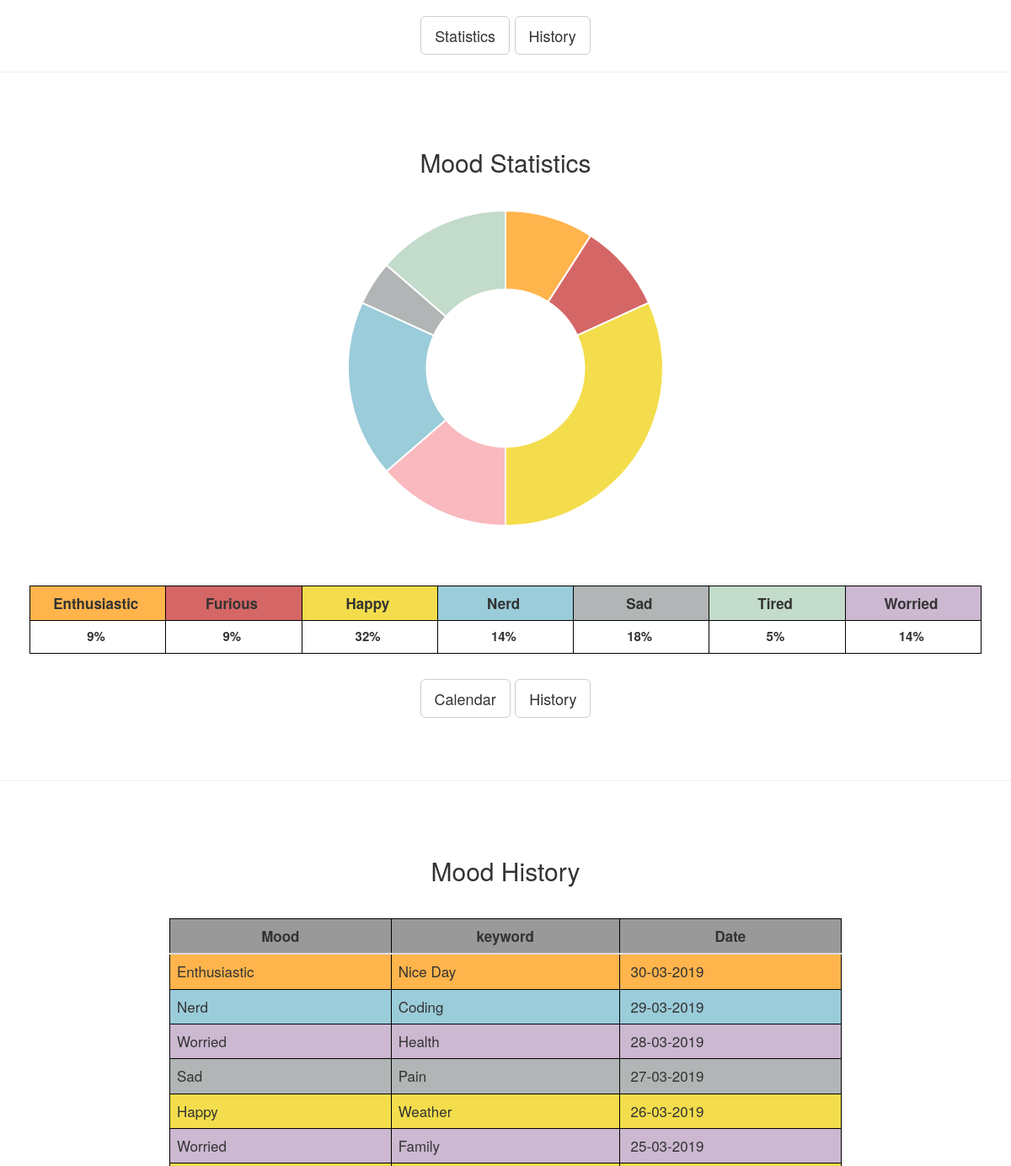
/mcalendar/2/2019 (middle part), run on an earlier commit of the app's database.
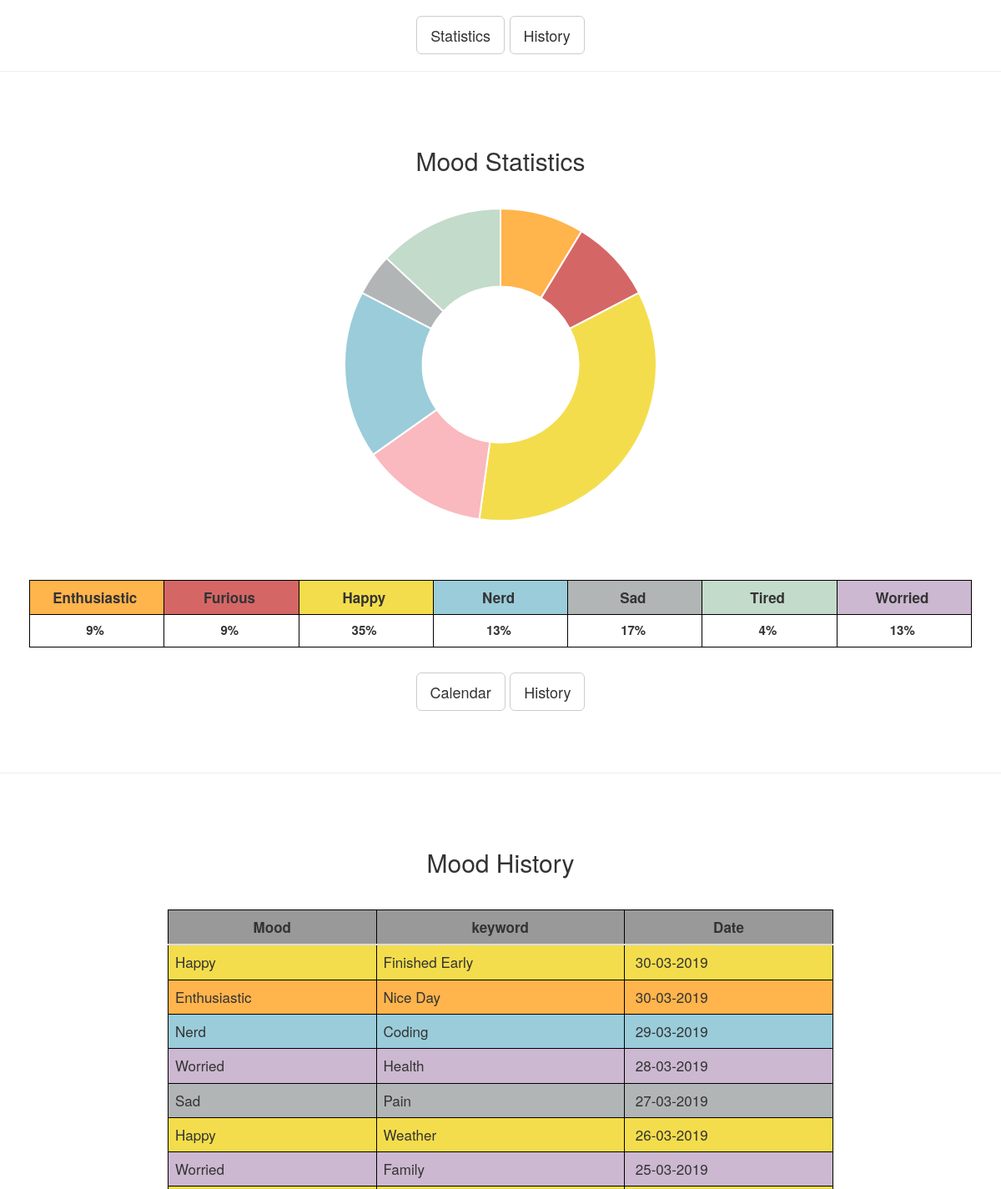
And on a later commit of the database.
### tables this page shows
CREATE TABLE post (
    id INTEGER PRIMARY KEY AUTOINCREMENT , 
    created TIMESTAMP NOT NULL DEFAULT CURRENT_TIMESTAMP,
    mood TEXT NOT NULL,
    body TEXT NOT NULL
);

### __init__.py (the view)
    @app.route("/mcalendar/", defaults={'month':None, 'year':None},  methods=["GET", "POST"])
    @app.route("/mcalendar/<month>/<year>", methods=["GET", "POST"])
    def mcalendar(month, year):
        if month is None:
            month = datetime.date.today().month
        else:
            month=int(month)
        if year is None:
            year = datetime.date.today().year
        else:
            year=int(year)
        db = get_db()
        posts = db.execute(
            'SELECT id, mood, body, created'
            ' FROM post'
            ' ORDER BY created DESC'
        ).fetchall()
        cal = calendar.Calendar(6)
        today = datetime.date.today().day
        calmonth = cal.monthdatescalendar(year,month)
        previous_month, previous_year= previous_date(month, year)
        next_month, next_year= next_date(month, year)
        posts2 = db.execute(
            'SELECT mood, count(*)'
            ' FROM post'
            ' GROUP BY mood'
        ).fetchall()
        mood_labels = []
        count_mood = []
        for post in posts2:
           mood_labels.append(post['mood'])
           count_mood.append(post['count(*)'])
        total = sum(count_mood)
        return render_template(
            "mcalendar.html",
            posts=posts,
            mood_colour=mood_colour,
            calmonth = calmonth,
            month = month,
            today = today,
            year = year,
            find_mood_for_date = find_mood_for_date,
            mood_emoji = mood_emoji,
            mood_colour_cal=mood_colour_cal,
            previous_month=previous_month,
            previous_year=previous_year,
            next_month=next_month,
            next_year=next_year,
            month_converter=month_converter,
            mood_labels=mood_labels,
            count_mood=count_mood,
            average=average,
            total=total,
            )

### db.py (called while the page is built)
def get_db():
    if 'db' not in g:
        g.db = sqlite3.connect(
            current_app.config['DATABASE'],
            detect_types=sqlite3.PARSE_DECLTYPES
        )
        g.db.row_factory = sqlite3.Row
    return g.db

### templates/mcalendar.html (shortened to what the changed rows need)
{% extends "base.html" %}
{% block body %}
<div class="container" >
    <div class="responsive">
        <div class="graph_container" id="graph" >
            <h2 class="text-center">Mood Statistics</h2>
            <canvas id="canvas" width="900" height="300"></canvas>
            <div class='table-responsive' >
                <table class="table" id="graph_table">
                    <tr class="table_row">
                        {% for item in mood_labels %}
                            <th class="table_labels" style="background-color: {{ mood_colour(item) }}">{{ item }} </th>
                        {% endfor %}
                    </tr>
                    <tr>
                        {% for items in count_mood %}
                        <th class="text-center">{{ average(items, total) }}% </th>
                        {% endfor %}
                    </tr>
                </table>
            </div>
            <div class="center-text graph_links">
                <a href= "#calendar" class="btn btn-lg btn-default" role="button" > Calendar</a>
                <a href= "#history" class="btn btn-lg btn-default" role="button" >History</a>
            </div>
        </div>
    </div>
</div>
<div class="container" id='history'>
        <div class="responsive">
            <section>
                <h2 class="text-center">Mood History</h2>
                <table class="table post">
                    <tr >
                        <th class="table_months">Mood</th>
                        <th class="table_months">keyword</th>
                        <th class="table_months">Date</th>
                    </tr>
                   <tbody class="table_body">
                    {% for post in posts %}
                    <tr  style="background-color: {{ mood_colour(post['mood']) }} ">
                        <td class="table_history">{{ post['mood'] }}</td>
                        <td class="table_history">{{ post['body'] }} </td>
                        <td class="table_history"> {{ post['created'].strftime('%d-%m-%Y')  }}</td>
                    </tr>
                    {% endfor %}
                    </tbody>
                </table>
            </section>
        </div>
</div>
<script>
    var config = {
    		type: 'doughnut',
    		data: {
    			datasets: [{
    					data: [
                			{% for item in count_mood  %}
                				"{{item}}"  ,
                			{% endfor %}
    						],
    					backgroundColor: [
                                    'rgb(255, 148, 0, 0.7)',//enthusiastic
									//'#efa123',
                                    'rgb(186, 0, 0, 0.6)',//furious
									//"#ba2112",
                                    'rgb(239, 207, 0, 0.7)',//happy
									//'#eada2c',
                                    'rgb(239, 81, 94, 0.4)', //love
    							    //'#f52394',
                                    'rgb(4, 128, 163, 0.4)',//nerd
									//'#1093b7',
                                    'rgb(62, 70, 71, 0.4)', //sad
									//'#567477',
                                    'rgb(57, 137, 79, 0.3)',//tired
   								    //"#39894f" ,
                                    'rgb(86, 20, 104, 0.3)',//worried
   								    //"#965ec4",
    						],
    					label: 'Dataset 1'
    					}],
    			labels: [
                         {% for item in mood_labels %}
                            "{{item}}"  ,
                         {% endfor %}
						]},
    			options: {
    				responsive: true,
    				legend: {
              display:false,
    					position: 'top',
						labels:{
							fontSize: 18,
							boxWidth: 20,
						}
    				},
    				title: {
    					display: false,
    					text: 'Mood Chart',
						fontSize: 30,
						padding: 20,
    				},
    				animation: {
    					animateScale: true,
    					animateRotate: true,
    				}
    			}
    		};
    		window.onload = function() {
    			var ctx = document.getElementById('canvas').getContext('2d');
    			window.myDoughnut = new Chart(ctx, config);
    		};
</script>
{% endblock %}

What changed in the data, as far as the page shows it:
added post: mood "Happy", body "Finished Early", created "30-03-2019"
Also different on the page:
chart data {{ item }}: 2, 2, 7, 3, 4, 1, 3 → 2, 2, 8, 3, 4, 1, 3
new list line: "35 %"
new list line: "13 %"
new list line: "17 %"
new list line: "4 %"
list line gone: "32 %"
list line gone: "14 %"
list line gone: "18 %"
list line gone: "5 %"
